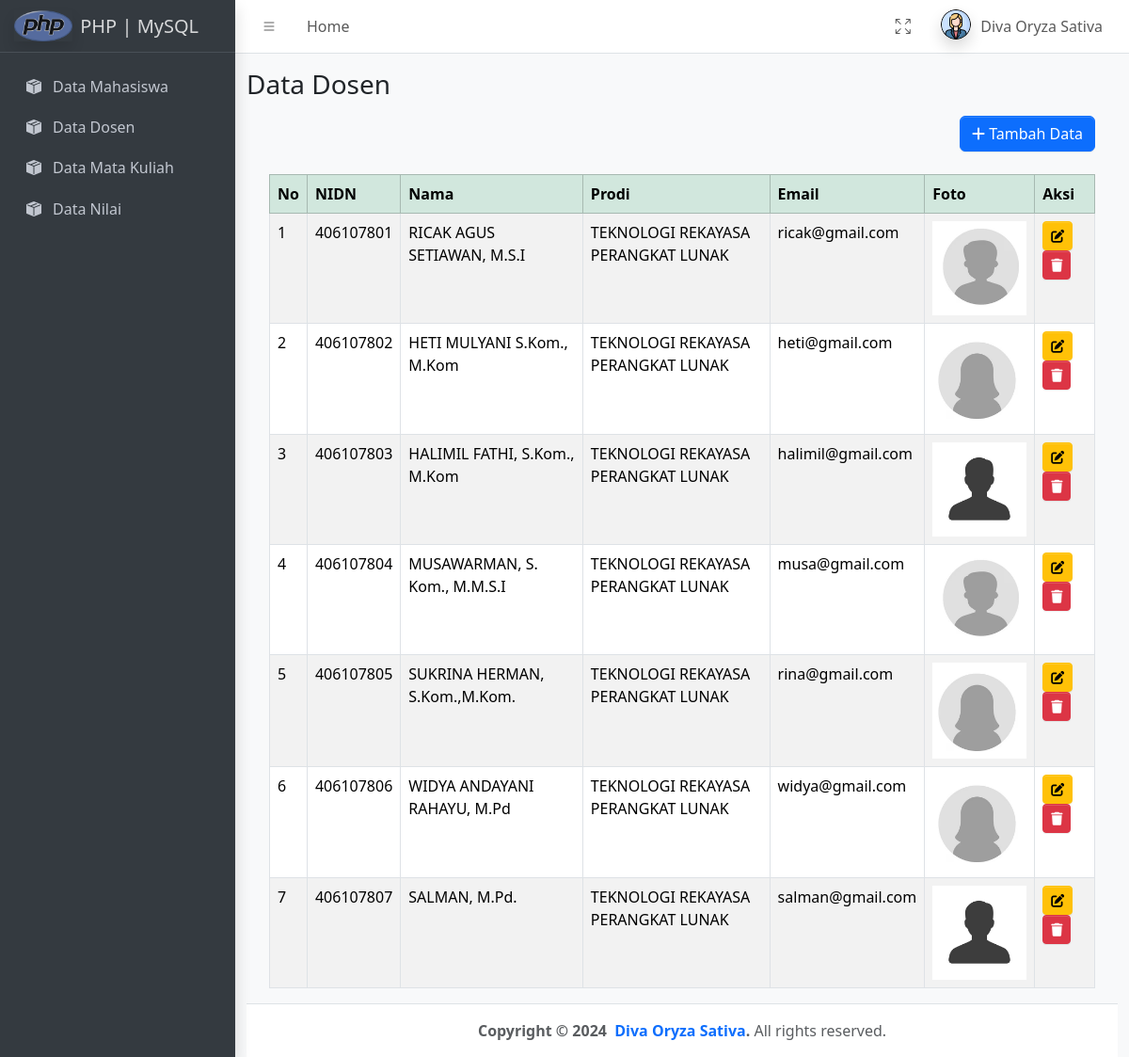
Screenshot of /dosen/index.php (signed in) with the database file from the repository.
### tables this page shows
CREATE TABLE `tbl_dosen` (
  `nidn` int(11) NOT NULL,
  `nama` varchar(120) DEFAULT NULL,
  `prodi` varchar(120) DEFAULT NULL,
  `email` char(50) DEFAULT NULL,
  `foto` varchar(255) DEFAULT NULL
);

### dosen/index.php (the view, shortened to what this page needs)
<?php
include ('../komponen/koneksi.php');
include ('../komponen/header.php');
include ('../komponen/topbar.php');
include ('../komponen/sidebar.php');
?>
<div class="container">
    <h3 class="mb-3 mt-3">Data Dosen</h3>
    <div class="d-flex justify-content-end mb-3 me-4">
        <a href="tambah.php" class="btn btn-primary">
            <i class="fas fa-plus"></i> Tambah Data
        </a>
    </div>
    <div class="mt-4 ms-4 me-4">
    <table class="table table-bordered table-striped">
        <thead class="table-success">
            <tr>
                <th>No</th>
                <th>NIDN</th>
                <th>Nama</th>
                <th>Prodi</th>
                <th>Email</th>
                <th>Foto</th>
                <th>Aksi</th>
            </tr>
        </thead>
        <tbody>
            <?php
            $i = 1;
            $data = mysqli_query($koneksi, "SELECT * FROM tbl_dosen");
            while ($row = mysqli_fetch_array($data)) { ?>
                <tr>
                    <td><?= $i; ?></td>
                    <td><?= $row['nidn']; ?></td>
                    <td><?= $row['nama']; ?></td>
                    <td><?= $row['prodi']; ?></td>
                    <td><?= $row['email']; ?></td>
                    <td><img src="../foto/<?= $row['foto']; ?>" width="100px" ></td>
                    <td>
                        <a href="edit.php?nidn=<?= $row['nidn']; ?>" class="btn btn-warning btn-sm">
                            <i class="fas fa-edit"></i>
                        </a>
                        <a href="hapus.php?nidn=<?= $row['nidn']; ?>" onclick="return confirm('Yakin hapus data ini?')" class="btn btn-danger btn-sm">
                           <i class="fas fa-trash"></i>
                        </a>
                    </td>
                </tr>
            <?php
             $i++;
        } ?>
        </tbody>
    </table>
</div>
<?php
include ('../komponen/footer.php');
?>

### komponen/header.php (shortened to what this page needs)
<!doctype html>
<html lang="en">
  <head>
    <link
      rel="stylesheet"
      href="https://cdn.jsdelivr.net/npm/@fontsource/source-sans-3@5.0.12/index.css"
      media="print"
      onload="this.media='all'"
    />
    <link
      rel="stylesheet"
      href="https://cdn.jsdelivr.net/npm/overlayscrollbars@2.11.0/styles/overlayscrollbars.min.css"
    />
    <link rel="stylesheet" href="https://cdn.jsdelivr.net/npm/bootstrap-icons@1.13.1/font/bootstrap-icons.min.css"
/>
    <link rel="stylesheet" href="https://cdnjs.cloudflare.com/ajax/libs/font-awesome/6.5.0/css/all.min.css">
    <link rel="stylesheet" href="/Latihan MySQL menggunakan PHP/css/adminlte.css" />
  </head>
  <body class="sidebar-expand-lg sidebar-open bg-body-tertiary">
    <div class="app-wrapper">

### komponen/topbar.php (shortened to what this page needs)
<nav class="app-header navbar navbar-expand bg-body">
  <div class="container-fluid">
    <ul class="navbar-nav">
      <li class="nav-item">
        <a class="nav-link" data-lte-toggle="sidebar" href="#" role="button">
          <i class="bi bi-list"></i>
        </a>
      </li>
      <li class="nav-item d-none d-md-block"><a href="<?= "../index.php"; ?>" class="nav-link">Home</a></li>
    </ul>
    <ul class="navbar-nav ms-auto">
      <li class="nav-item">
        <a class="nav-link" href="#" data-lte-toggle="fullscreen">
          <i data-lte-icon="maximize" class="bi bi-arrows-fullscreen"></i>
        </a>
      </li>
      <li class="nav-item dropdown user-menu">
        <a href="#" class="nav-link dropdown-toggle" data-bs-toggle="dropdown">
          <img
            src="/Latihan MySQL menggunakan PHP/assets/img/profile.png"
            class="user-image rounded-circle shadow"
            alt="User Image"
          />
          <span class="d-none d-md-inline">Diva Oryza Sativa</span>
        </a>
      </li>
    </ul>
  </div>
</nav>

### komponen/sidebar.php
<aside class="app-sidebar bg-body-secondary shadow" data-bs-theme="dark">
  <div class="sidebar-brand">
    <a href="index.html" class="brand-link">
      <img src="/Latihan MySQL menggunakan PHP/assets/img/php-logo.png" alt="" class="brand-image opacity-75 shadow"/>
      <span class="brand-text fw-light me-4">PHP | MySQL</span>
    </a>
  </div>
  <div class="sidebar-wrapper">
    <nav class="mt-2">
      <ul
        class="nav sidebar-menu flex-column"
        data-lte-toggle="treeview"
        role="navigation"
        aria-label="Main navigation"
        data-accordion="false"
        id="navigation"
      >
        <li class="nav-item">
          <a href="<?= "/Latihan MySQL menggunakan PHP/mahasiswa/index.php"; ?>" class="nav-link">
            <i class="nav-icon bi bi-box-seam-fill"></i>
            <p>
              Data Mahasiswa
            </p>
          </a>
        </li>
        <li class="nav-item">
          <a href="<?= "/Latihan MySQL menggunakan PHP/dosen/index.php"; ?>" class="nav-link">
            <i class="nav-icon bi bi-box-seam-fill"></i>
            <p>Data Dosen</p>
          </a>
        </li>
        <li class="nav-item">
          <a href="<?= "/Latihan MySQL menggunakan PHP/matkul/index.php"; ?>" class="nav-link">
            <i class="nav-icon bi bi-box-seam-fill"></i>
            <p>
              Data Mata Kuliah
            </p>
          </a>
        </li>
        <li class="nav-item">
          <a href="<?= "/Latihan MySQL menggunakan PHP/nilai/index.php"; ?>" class="nav-link">
            <i class="nav-icon bi bi-box-seam-fill"></i>
            <p>
              Data Nilai
            </p>
          </a>
        </li>
      </ul>
    </nav>
  </div>
</aside>

### komponen/footer.php (shortened to what this page needs)
      <footer class="app-footer">
      <center>
        <strong>
          Copyright &copy; 2024&nbsp;
          <a href="#" class="text-decoration-none">Diva Oryza Sativa</a>.
        </strong>
        All rights reserved.
      </center>
      </footer>
    </div>
  </body>
</html>

### rows the page displays
tbl_dosen: nidn "406107801", nama "RICAK AGUS SETIAWAN, M.S.I", prodi "TEKNOLOGI REKAYASA PERANGKAT LUNAK", email "ricak@gmail.com", foto (picture)
tbl_dosen: nidn "406107802", nama "HETI MULYANI S.Kom., M.Kom", prodi "TEKNOLOGI REKAYASA PERANGKAT LUNAK", email "heti@gmail.com", foto (picture)
tbl_dosen: nidn "406107803", nama "HALIMIL FATHI, S.Kom., M.Kom", prodi "TEKNOLOGI REKAYASA PERANGKAT LUNAK", email "halimil@gmail.com", foto (picture)
tbl_dosen: nidn "406107804", nama "MUSAWARMAN, S. Kom., M.M.S.I", prodi "TEKNOLOGI REKAYASA PERANGKAT LUNAK", email "musa@gmail.com", foto (picture)
tbl_dosen: nidn "406107805", nama "SUKRINA HERMAN, S.Kom.,M.Kom.", prodi "TEKNOLOGI REKAYASA PERANGKAT LUNAK", email "rina@gmail.com", foto (picture)
tbl_dosen: nidn "406107806", nama "WIDYA ANDAYANI RAHAYU, M.Pd", prodi "TEKNOLOGI REKAYASA PERANGKAT LUNAK", email "widya@gmail.com", foto (picture)
tbl_dosen: nidn "406107807", nama "SALMAN, M.Pd.", prodi "TEKNOLOGI REKAYASA PERANGKAT LUNAK", email "salman@gmail.com", foto (picture)
